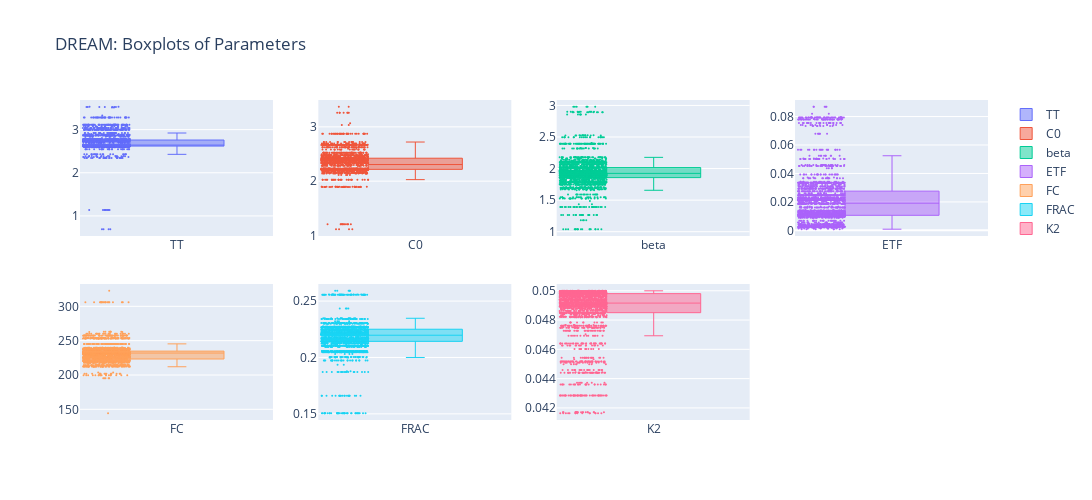

Notebook code for this chart:
### Code cell
fig = make_subplots(rows=2, cols=4)

for i, col in enumerate(samples.columns):
    row = (i // 4) + 1
    col_idx = (i % 4) + 1

    fig.add_trace(
        go.Box(
            y=samples[col],
            name=col,
            boxpoints="all",
            jitter=0.5,
            whiskerwidth=0.2,
            marker_size=2,
            line_width=1,
        ),
        row=row,
        col=col_idx,
    )

# Update layout
fig.update_layout(
    height=500,
    width=1200,
    title_text="DREAM: Boxplots of Parameters",
)
fig.show()

### Figure 1 — Plotly figure (JSON) as saved in the notebook; plotly's stock layout.template omitted (floating-point values rounded to 4 significant figures; data arrays with more than 128 entries replaced by an {"elided": "..."} marker saying what was removed)
{"data": [{"boxpoints": "all", "jitter": 0.5, "line": {"width": 1}, "marker": {"size": 2}, "name": "TT", "type": "box", "whiskerwidth": 0.2, "xaxis": "x", "y": {"elided": "2672 float values"}, "yaxis": "y"}, {"boxpoints": "all", "jitter": 0.5, "line": {"width": 1}, "marker": {"size": 2}, "name": "C0", "type": "box", "whiskerwidth": 0.2, "xaxis": "x2", "y": {"elided": "2672 float values"}, "yaxis": "y2"}, {"boxpoints": "all", "jitter": 0.5, "line": {"width": 1}, "marker": {"size": 2}, "name": "beta", "type": "box", "whiskerwidth": 0.2, "xaxis": "x3", "y": {"elided": "2672 float values"}, "yaxis": "y3"}, {"boxpoints": "all", "jitter": 0.5, "line": {"width": 1}, "marker": {"size": 2}, "name": "ETF", "type": "box", "whiskerwidth": 0.2, "xaxis": "x4", "y": {"elided": "2672 float values"}, "yaxis": "y4"}, {"boxpoints": "all", "jitter": 0.5, "line": {"width": 1}, "marker": {"size": 2}, "name": "FC", "type": "box", "whiskerwidth": 0.2, "xaxis": "x5", "y": {"elided": "2672 float values"}, "yaxis": "y5"}, {"boxpoints": "all", "jitter": 0.5, "line": {"width": 1}, "marker": {"size": 2}, "name": "FRAC", "type": "box", "whiskerwidth": 0.2, "xaxis": "x6", "y": {"elided": "2672 float values"}, "yaxis": "y6"}, {"boxpoints": "all", "jitter": 0.5, "line": {"width": 1}, "marker": {"size": 2}, "name": "K2", "type": "box", "whiskerwidth": 0.2, "xaxis": "x7", "y": {"elided": "2672 float values"}, "yaxis": "y7"}], "layout": {"height": 500, "title": {"text": "DREAM: Boxplots of Parameters"}, "width": 1200, "xaxis": {"anchor": "y", "domain": [0, 0.2125]}, "xaxis2": {"anchor": "y2", "domain": [0.2625, 0.475]}, "xaxis3": {"anchor": "y3", "domain": [0.525, 0.7375]}, "xaxis4": {"anchor": "y4", "domain": [0.7875, 1]}, "xaxis5": {"anchor": "y5", "domain": [0, 0.2125]}, "xaxis6": {"anchor": "y6", "domain": [0.2625, 0.475]}, "xaxis7": {"anchor": "y7", "domain": [0.525, 0.7375]}, "xaxis8": {"anchor": "y8", "domain": [0.7875, 1]}, "yaxis": {"anchor": "x", "domain": [0.575, 1]}, "yaxis2": {"anchor": "x2", "domain": [0.575, 1]}, "yaxis3": {"anchor": "x3", "domain": [0.575, 1]}, "yaxis4": {"anchor": "x4", "domain": [0.575, 1]}, "yaxis5": {"anchor": "x5", "domain": [0, 0.425]}, "yaxis6": {"anchor": "x6", "domain": [0, 0.425]}, "yaxis7": {"anchor": "x7", "domain": [0, 0.425]}, "yaxis8": {"anchor": "x8", "domain": [0, 0.425]}}}
